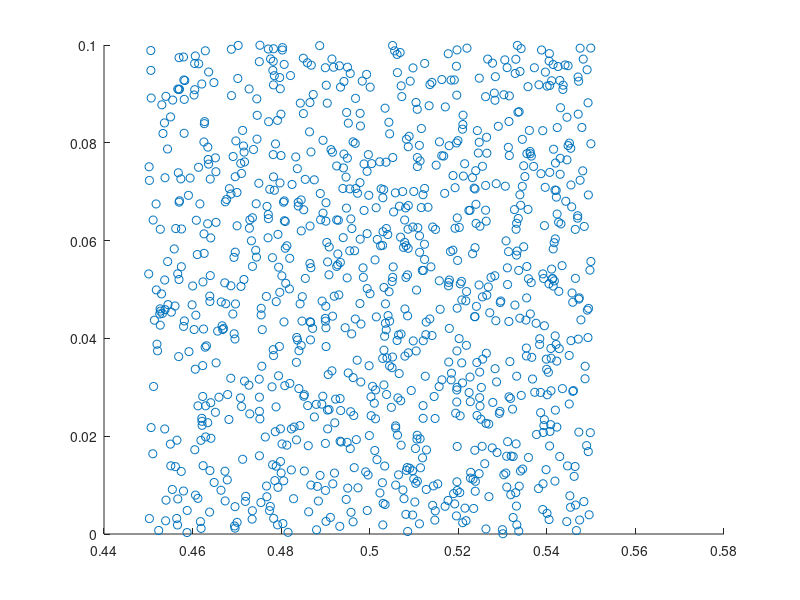

Source code (MATLAB): (Note: this script raises an error after producing the figure.)
%% Simulation of billiards on triangle
% Initial conditions
num_points = 1000;
t_total = 1.5;
theta = pi/2 - 0.01;
dtheta = 0;

x_i = zeros(num_points, 1);
y_i = zeros(num_points, 1);

square_width = 0.1;
square_center_x = 0.5;
square_center_y = 0.05;

% Randomly generate points in square 
for i = 1:num_points
    x_i(i) = square_center_x - (square_width / 2) + square_width * rand();
    y_i(i) = square_center_y - (square_width / 2) + square_width * rand();
end

scatter(x_i, y_i)

% Randomly generate theta
theta_i = zeros(num_points, 1);

for i = 1:num_points
    theta_i(i) = theta - dtheta + 2 * dtheta * rand();
end


%% Find endpoint after billiards
x_f = zeros(num_points, 1);
y_f = zeros(num_points, 1);

for i = 1:num_points
    [x_f(i), y_f(i)] = billiards(x_i(i), y_i(i), theta_i(i), t_total);
end

%% Plot
figure(1)
scatter(x_f, y_f, '.')
xlim([0, 1])
ylim([0, sqrt(3)/2])
daspect([1 1 1])
hold on
    
% Plot boundary
plot([0, 1], [0, 0], 'LineWidth', 1, 'Color', 'black')
plot([1, 1/2], [0, sqrt(3) / 2], 'LineWidth', 1, 'Color', 'black')
plot([0, 1/2], [0, sqrt(3) / 2], 'LineWidth', 1, 'Color', 'black')

%% Functions
function [x_end, y_end] = billiards(x_0, y_0, theta, t_total)
    % Set variables
    x = [x_0];
    y = [y_0];
    
    hits = 0;
    t_traveled = 0;
    t_penultimate = 0;
    theta_penultimate = 0;
    
    while (t_traveled <= t_total)
        t_penultimate = t_traveled;
        theta_penultimate = theta;
        t_next = Inf;
        hits = hits + 1;
        
        % Compute time of collision at each wall
        [x_bottom, y_bottom, theta_bottom, t_bottom] = bottom(x(hits), y(hits), theta);
        [x_right, y_right, theta_right, t_right] = right(x(hits), y(hits), theta);
        [x_left, y_left, theta_left, t_left] = left(x(hits), y(hits), theta);
    
        % Determine which collision occurs
        if (t_bottom > 1e-8)
            t_next = t_bottom;
            x(hits + 1) = x_bottom; % Record x corrdinate of collision site
            y(hits + 1) = y_bottom; % Record y corrdinate of collision site
            theta = theta_bottom; % update angle
        end
        if (t_right > 1e-8 && t_right < t_next)
            t_next = t_right;
            x(hits + 1) = x_right;
            y(hits + 1) = y_right;
            theta = theta_right;
        end
        if (t_left > 1e-8 && t_left < t_next)
            t_next = t_left;
            x(hits + 1) = x_left;
            y(hits + 1) = y_left;
            theta = theta_left;
        end
    
        t_traveled = t_traveled + t_next; % update time traveled
    end
    %% Compute end point
    
    % Remove last collision
    x = x(1:(end-1));
    y = y(1:(end-1));
    
    % Compute time left
    t_remaining = t_total - t_penultimate;
    
    % Compute end location
    x_end = x(hits) + t_remaining * cos(theta_penultimate);
    y_end = y(hits) + t_remaining * sin(theta_penultimate);
    
end

% Reflection off bottom line
function [x_f, y_f, theta_f, t_hit] = bottom(x_i, y_i, theta_i)
    t_hit = -y_i / sin(theta_i);
    x_f = x_i + t_hit * cos(theta_i);
    y_f = y_i + t_hit * sin(theta_i);
    theta_f = 2 * pi - theta_i;
end

% Reflection off left side
function [x_f, y_f, theta_f, t_hit] = left(x_i, y_i, theta_i)
    t_hit = (sqrt(3) * x_i - y_i) / (sin(theta_i) - sqrt(3) * cos(theta_i));
    x_f = x_i + t_hit * cos(theta_i);
    y_f = y_i + t_hit * sin(theta_i);
    theta_f = (2 * pi / 3) - theta_i;
    %fprintf([num2str(t_hit) ' '  num2str(x_i) ' ' num2str(y_i) ' ' num2str(theta_i) ' \n'])
end

% Reflection off right side
function [x_f, y_f, theta_f, t_hit] = right(x_i, y_i, theta_i)
    t_hit = (-sqrt(3) * (x_i - 1) - y_i) / (sin(theta_i) + sqrt(3) * cos(theta_i));
    x_f = x_i + t_hit * cos(theta_i);
    y_f = y_i + t_hit * sin(theta_i);
    theta_f = (4 * pi / 3) - theta_i;
end

